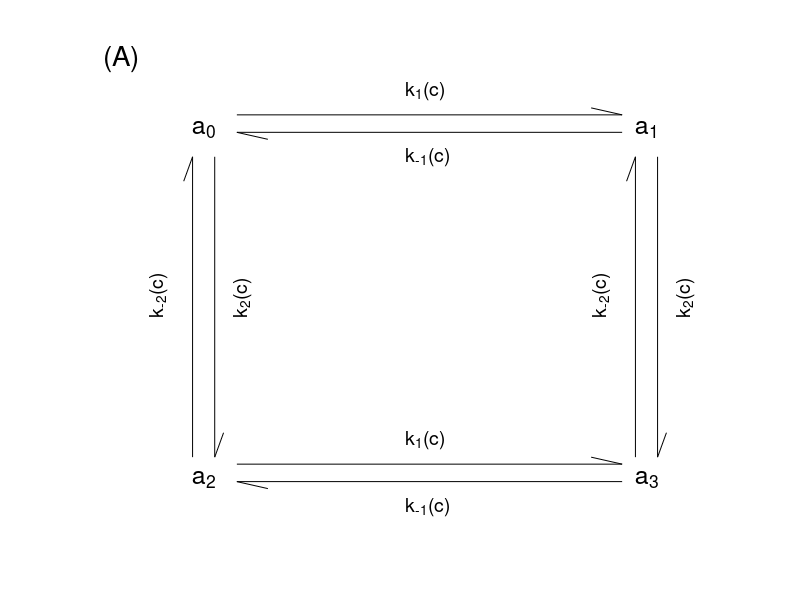
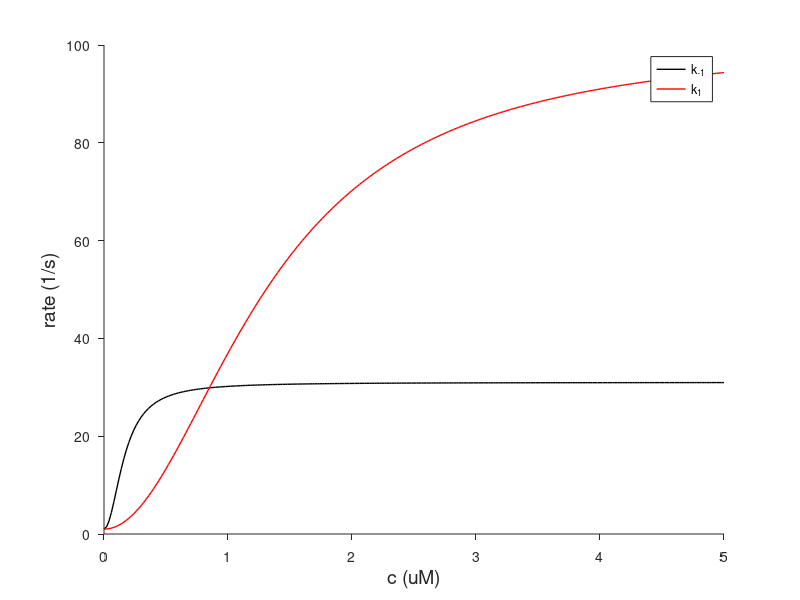
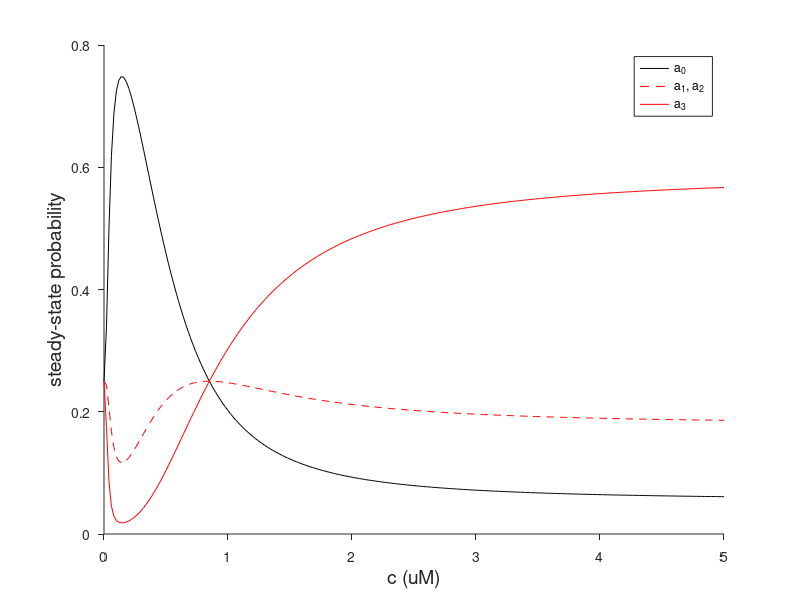
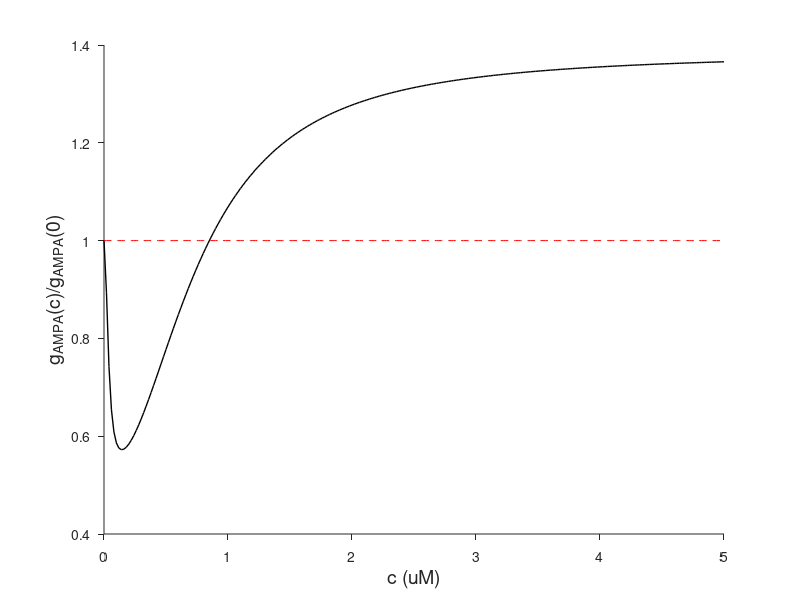

Here is the MATLAB script that generated these plots, in order:
%
% Gabbiani and Cox, Mathematics for Neuroscientists
%
% ampareg1.m    Plot activities
%
%  From Castellani et al 2001, PNAS 98:12772-12777
%
%  usage:    ampareg1
%

close all

h_f0 = figure(1);   % first draw the reaction diagram

text(0,5-.2,'a_0','fontsize',18)   % upper branch
hold on
plot([0.5 4.85],[5 5],'k')
plot([4.5 4.85],[5.1 5],'k')
text(2.4,5.35,'k_1(c)','fontsize',14)
plot([0.5 4.85],[4.75 4.75],'k')
plot([0.5 0.85],[4.75 4.65],'k')
text(2.4,4.5-.1,'k_{-1}(c)','fontsize',14)
text(5,5-.2,'a_1','fontsize',18)

text(0,5-.2-5,'a_2','fontsize',18)   % lower branch
plot([0.5 4.85],[5 5]-5,'k')
plot([4.5 4.85],[5.1 5]-5,'k')
text(2.4,5.35-5,'k_1(c)','fontsize',14)
plot([0.5 4.85],[4.75 4.75]-5,'k')
plot([0.5 0.85],[4.75 4.65]-5,'k')
text(2.4,4.5-.1-5,'k_{-1}(c)','fontsize',14)
text(5,5-.2-5,'a_3','fontsize',18)

plot([0 0],[0.1 4.4],'k')     % left branch
plot([-.1 0],[4.05 4.4],'k')
h = text(-.4,2.1,'k_{-2}(c)','fontsize',14);
set(h,'rotation',90)
plot([0.25 0.25],[0.1 4.4],'k')
plot([0.35 0.25],[0.45 0.1],'k')
h = text(0.55,2.1,'k_2(c)','fontsize',14);
set(h,'rotation',90)

plot([0 0]+5,[0.1 4.4],'k')     % right branch
plot([-.1 0]+5,[4.05 4.4],'k')
h = text(-.4+5,2.1,'k_{-2}(c)','fontsize',14);
set(h,'rotation',90)
plot([0.25 0.25]+5,[0.1 4.4],'k')
plot([0.35 0.25]+5,[0.45 0.1],'k')
h = text(0.55+5,2.1,'k_2(c)','fontsize',14);
set(h,'rotation',90)

ylim([-1 6])
xlim([-1 6])

text(-1,5.8,'(A)','fontsize',20)

hold off
axis off
%print(h_f0,'diagram.eps','-depsc');

% now draw the LTD/LTP curve

c = 0:0.02:5; %calcium concentration, uM

km1 = 1+30*(6*c).^2./(1+(6*c).^2);
km2 = km1;
k1 = 1+100*(6*c).^2./(64+(6*c).^2);
k2 = k1;

h_f1 = figure; 
h_p1 = plot(c, km1,'k','linewidth',1);
hold on;
h_p2 = plot(c,k1,'r','linewidth',1);
xlabel('c (uM)','fontsize',14)
ylabel('rate (1/s)','fontsize',14)
set(gca,'TickDir','out');
legend([h_p1 h_p2],{'k_{-1}','k_1'})
box off
%print(h_f1,'phosphokin_rates.eps','-depsc');

den = km1.*km2 + k1.*km2 + k2.*km1 + k1.*k2;

a0 = km1.*km2./den;
a1 = k1.*km2./den;
a2 = k2.*km1./den;
a3 = k1.*k2./den;

h_f2 = figure; 
h_p1 = plot(c,a0,'k');
hold on;
h_p2 = plot(c,a1,'r--');
%plot(c,a2,'g');
h_p3 = plot(c,a3,'r');
xlabel('c (uM)','fontsize',14)
ylabel('steady-state probability','fontsize',14)
set(gca,'TickDir','out');
legend([h_p1 h_p2 h_p3],{'a_0','a_1, a_2', 'a_3'})
box off
%print(h_f2,'phosphokin_states.eps','-depsc');

g = a0 + 2*(a1+a2) + 4*a3;

h_f3 = figure;
plot(c,g/g(1),'k','linewidth',1)
hold on
plot(c,ones(size(c)),'r--')
xlabel('c (uM)','fontsize',14)
ylabel('g_{AMPA}(c)/g_{AMPA}(0)','fontsize',14)
set(gca,'TickDir','out');
box off
%print(h_f3,'gampa_rel.eps','-depsc');
